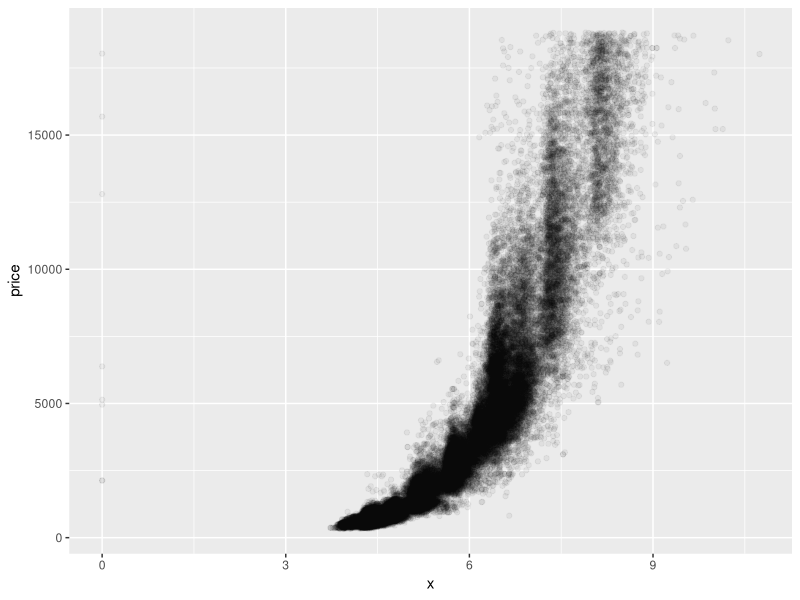
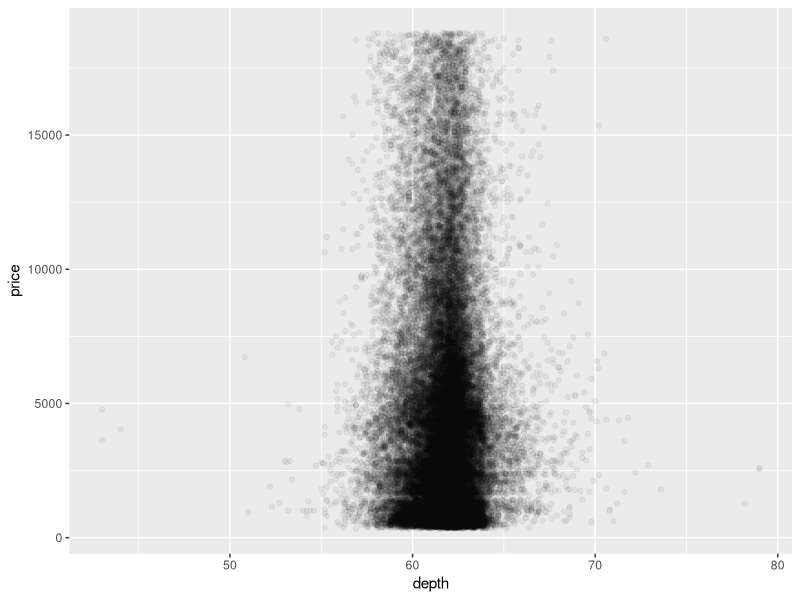
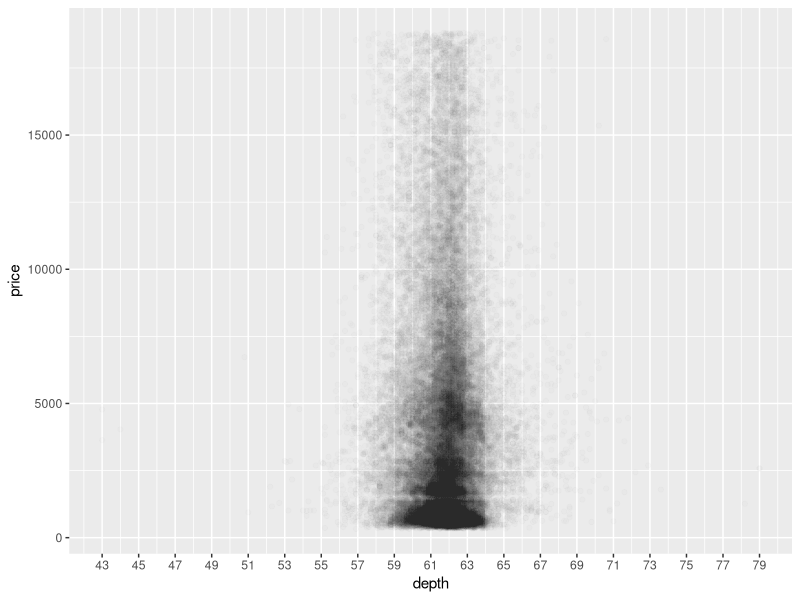
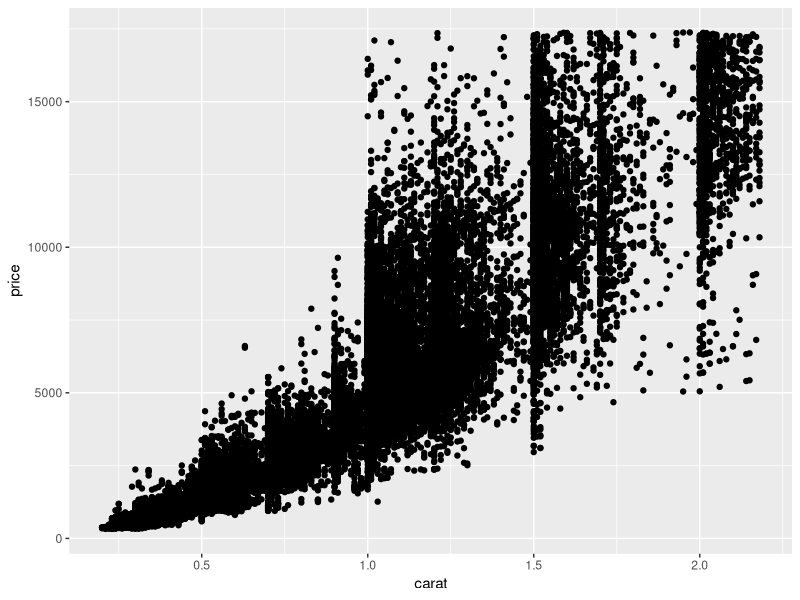
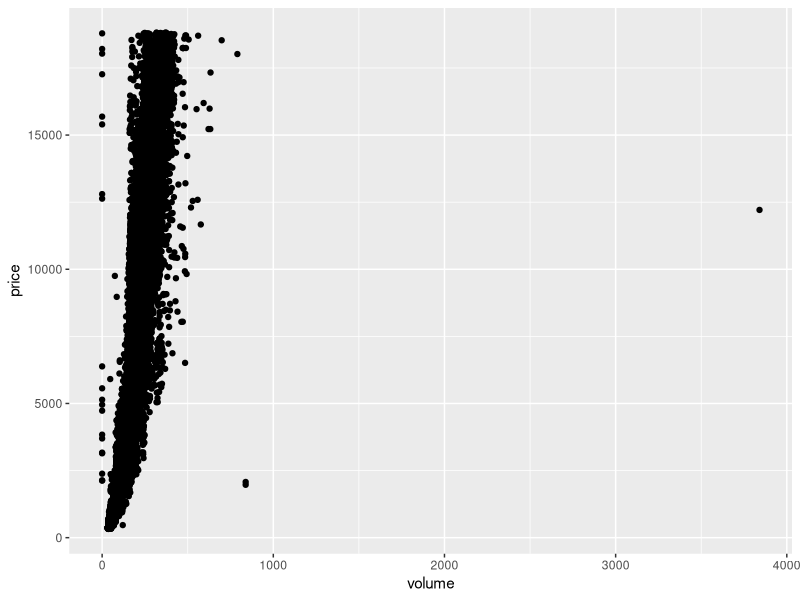
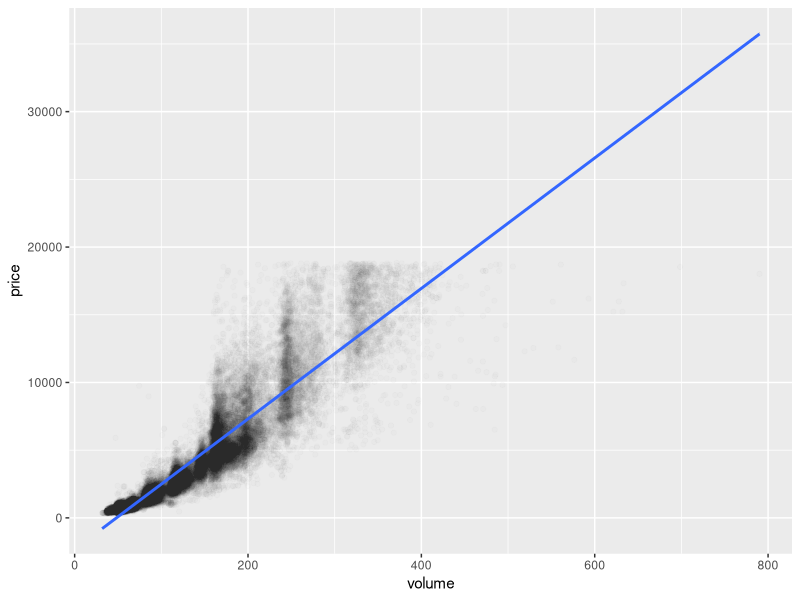

Source code (R) for these figures, in order: (Note: this script raises an error after producing the figures.)
library(ggplot2)
data(diamonds)

head(diamonds)

# price vs x scatterplot
ggplot(aes(x = x, y = price), data = diamonds) +
  geom_point(alpha = 0.05)

# correlations
## price vs x
cor.test(diamonds$price, diamonds$x)

## price vs y
cor.test(diamonds$price, diamonds$y)

## price vs z
cor.test(diamonds$price, diamonds$z)

# price vs depth scatterplot
ggplot(aes(x = depth, y = price), data = diamonds) +
  geom_point(alpha = 0.05)

# price vs depth adjustments
ggplot(data = diamonds, aes(x = depth, y = price)) + 
  geom_point(alpha = 1/100) +
  scale_x_continuous(breaks = seq(min(diamonds$depth),max(diamonds$depth),2))

# Correlation - price and depth
cor.test(diamonds$price, diamonds$depth)

# price vs. carat scatterplot - remove top 1%
ggplot(aes(x = carat, y = price), 
       data = subset(diamonds, 
                     price <= quantile(price, probs = 0.99) & carat <= quantile(carat, probs = 0.99))) +
  geom_point()

# scatterplot of price vs. volume (x * y * z)
diamonds$volume <- with(diamonds, x*y*z)

ggplot(aes(x = volume, y = price), data = diamonds) +
  geom_point()

## correlation removing outliers
with(subset(diamonds, volume > 0 & volume < 800), cor.test(price, volume))

## price vs. volume adjustments
ggplot(aes(x = volume, y = price), data = subset(diamonds, volume > 0 & volume < 800)) +
  geom_point(alpha = 0.01) +
  stat_smooth(method = "lm")

# Mean Price by Clarity
pf.fc_by_age_months <- pf %>% group_by(age_with_months) %>% 
  summarise(friend_count_mean = mean(friend_count),
            friend_count_median = median(friend_count),
            n = n()) %>%
  arrange(age_with_months)

library(dplyr)

diamondsByClarity <- diamonds %>% group_by(clarity) %>%
  summarise(mean_price = mean(price),
            median_price = median(as.numeric(price)),
            min_price = min(price),
            max_price = max(price),
            n = n()) %>%
  arrange(clarity)

# Bar Charts of Mean Price
diamonds_by_clarity <- group_by(diamonds, clarity)
diamonds_mp_by_clarity <- summarise(diamonds_by_clarity, mean_price = mean(price))

diamonds_by_color <- group_by(diamonds, color)
diamonds_mp_by_color <- summarise(diamonds_by_color, mean_price = mean(price))

library(gridExtra)

p1 <- ggplot(aes(x = clarity, y = mean_price), data = diamonds_mp_by_clarity) +
  geom_bar(stat = "identity")

p2 <- ggplot(aes(x = color, y = mean_price), data = diamonds_mp_by_color) +
  geom_bar(stat = "identity")

grid.arrange(p1,p2)
 